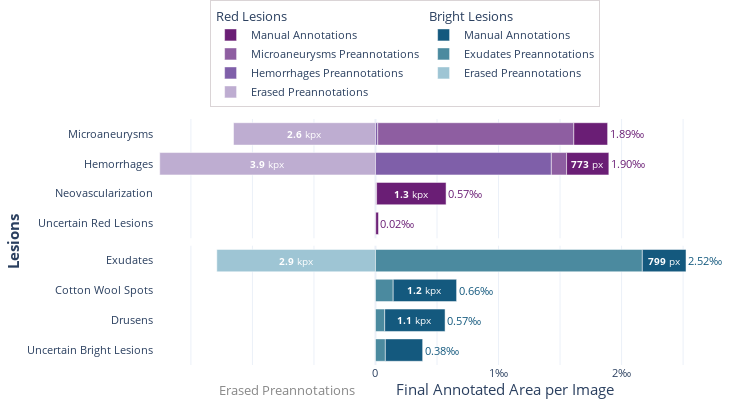

Source (notebook cell):
### Code cell
fig = make_subplots(
    cols=1,
    rows=2,
    vertical_spacing=0.03,
    shared_xaxes=True,
)


def format_percent(x):
    return f"{abs(x)*1000:.2f}‰"


def format_px(x):
    x = abs(x) / 200
    if x > 1e3:
        return f"<b>{x/1000:.1f}</b> kpx"
    else:
        return f"<b>{x:.0f}</b> px"


bar_style = dict(
    width=0.75,
    orientation="h",
)

# === Red lesions ===
red_color = {
    ADDED: PURPLE4,
    PRE("microaneurysms"): PURPLE2,
    PRE("hemorrhages"): PURPLE2bis,
    ERASED: PURPLE00,
}

red_style = (
    dict(
        legendgroup="red",
        legendgrouptitle_text="Red Lesions",
    )
    | bar_style
)
offset = np.zeros_like(red_data["Total"] / total_px)
for src in reversed(red_color.keys()):
    color = red_color[src]
    legendrank = list(red_color.keys()).index(src)
    if src == ERASED:
        bar = go.Bar(y=red_labels, x=-red_data[src] / total_px)
        bar.text = list(map(format_px, red_data[ERASED]))
        bar.update(textfont={"color": WHITE, "size": 10}, insidetextanchor="middle")
    else:
        x = red_data[src] / total_px
        bar = go.Bar(y=red_labels, x=x, base=offset)
        offset += x
        if src == ADDED:
            bar.text = list(map(format_px, red_data[ADDED]))
            bar.update(textfont={"color": WHITE, "size": 10}, insidetextanchor="middle")
    bar.update(name=src, marker_color=color, legendrank=legendrank, **red_style)
    fig.add_trace(bar, row=1, col=1)

for i, l in enumerate(red_labels):
    x = red_data["Total"][i] / total_px
    fig.add_annotation(
        text=format_percent(x),
        x=x,
        y=l,
        xref="x",
        xanchor="left",
        yref="y",
        showarrow=False,
        font={"size": 11, "color": PURPLE4},
        row=1,
        col=1,
    )

# === Bright lesions ===
bright_color = {
    ADDED: TEAL4,
    PRE("exudates"): TEAL2,
    ERASED: TEAL0,
}

bright_style = (
    dict(
        legendgroup="bright",
        legendgrouptitle_text="Bright Lesions",
    )
    | bar_style
)

offset = np.zeros_like(bright_data["Total"] / total_px)
for src in reversed(bright_color.keys()):
    color = bright_color[src]
    legendrank = list(bright_color.keys()).index(src)
    if src == ERASED:
        bar = go.Bar(y=bright_labels, x=-bright_data[src] / total_px)
        bar.text = list(map(format_px, bright_data[ERASED]))
        bar.update(textfont={"color": WHITE, "size": 10}, insidetextanchor="middle")
    else:
        x = bright_data[src] / total_px
        bar = go.Bar(y=bright_labels, x=x, base=offset)
        offset += x
        if src == ADDED:
            bar.text = list(map(format_px, bright_data[ADDED]))
            bar.update(textfont={"color": WHITE, "size": 10}, insidetextanchor="middle")
    bar.update(marker_color=color, name=src, legendrank=legendrank, **bright_style)
    fig.add_trace(bar, row=2, col=1)

for i, l in enumerate(bright_labels):
    x = bright_data["Total"][i] / total_px
    fig.add_annotation(
        text=format_percent(x),
        x=x,
        xref="x",
        xanchor="left",
        y=l,
        yref="y",
        showarrow=False,
        font={"size": 11, "color": TEAL4},
        row=2,
        col=1,
    )


# === Axis Styling ===
xaxes_style = dict(
    tickfont={"size": 11},
    tickvals=[-1.5e-3, -1e-3, -0.5e-3, 0, 0.5e-3, 1e-3, 1.5e-3, 2e-3, 2.5e-3, 3e-3],
    ticktext=["", "", "", "0", "", "1‰", "", "2‰", "", "3‰"],
    range=[-1.8e-3, 2.8e-3],
)
fig.update_xaxes(**xaxes_style, showticklabels=False, row=1, col=1)
fig.update_xaxes(**xaxes_style, row=2, col=1)

xtitle_standoff = -0.145
fig.add_annotation(
    text="Final Annotated Area per Image",
    x=0.15e-3,
    y=xtitle_standoff,
    xref="x",
    xanchor="left",
    yref="paper",
    showarrow=False,
    font=dict(size=15),
)
fig.add_annotation(
    text=ERASED,
    x=-0.15e-3,
    y=xtitle_standoff,
    xref="x",
    xanchor="right",
    yref="paper",
    showarrow=False,
    font=dict(size=13, color="#888"),
)

fig.update_yaxes(tickfont={"size": 11}, autorange="reversed")
fig.add_annotation(
    text="<b>Lesions</b>",
    x=-0.27,
    y=0.5,
    xref="paper",
    yref="paper",
    showarrow=False,
    font=dict(size=15),
    textangle=-90,
)

# === General Styling ===
fig.layout.barmode = "overlay"
fig.layout.legend.update(
    orientation="h",
    yanchor="bottom",
    y=1.05,
    xanchor="left",
    x=0.1,
    bordercolor="#b5aaad",
    borderwidth=0.5,
    font_size=11,
)
fig.update_layout(
    height=400,
    width=750,
    template="plotly_white",
    margin={"t": 0, "l": 10, "r": 30, "b": 35},
)

fig.show()
fig.write_image("figures/diff_lesion.pdf")

### Figure 1 — Plotly figure (JSON) as saved in the notebook; plotly's stock layout.template omitted (floating-point values rounded to 4 significant figures)
{"data": [{"insidetextanchor": "middle", "legendgroup": "red", "legendgrouptitle": {"text": "Red Lesions"}, "legendrank": 3, "marker": {"color": "#beadd1"}, "name": "Erased Preannotations", "orientation": "h", "text": ["<b>2.6</b> kpx", "<b>3.9</b> kpx", "<b>0</b> px", "<b>0</b> px"], "textfont": {"color": "#ffffff", "size": 10}, "type": "bar", "width": 0.75, "x": [-0.001154, -0.001753, 0, 0], "xaxis": "x", "y": ["Microaneurysms", "Hemorrhages", "Neovascularization", "Uncertain Red Lesions"], "yaxis": "y"}, {"base": [0, 0, 0, 0], "legendgroup": "red", "legendgrouptitle": {"text": "Red Lesions"}, "legendrank": 2, "marker": {"color": "#7f5fa9"}, "name": "Hemorrhages Preannotations", "orientation": "h", "type": "bar", "width": 0.75, "x": [1.812e-05, 0.001429, 6.453e-06, 0], "xaxis": "x", "y": ["Microaneurysms", "Hemorrhages", "Neovascularization", "Uncertain Red Lesions"], "yaxis": "y"}, {"base": [1.812e-05, 0.001429, 6.453e-06, 0], "legendgroup": "red", "legendgrouptitle": {"text": "Red Lesions"}, "legendrank": 1, "marker": {"color": "#8e5ea1"}, "name": "Microaneurysms Preannotations", "orientation": "h", "type": "bar", "width": 0.75, "x": [0.001594, 0.0001238, 2.649e-06, 1.998e-06], "xaxis": "x", "y": ["Microaneurysms", "Hemorrhages", "Neovascularization", "Uncertain Red Lesions"], "yaxis": "y"}, {"base": [0.001612, 0.001553, 9.102e-06, 1.998e-06], "insidetextanchor": "middle", "legendgroup": "red", "legendgrouptitle": {"text": "Red Lesions"}, "legendrank": 0, "marker": {"color": "#6a1e75"}, "name": "Manual Annotations", "orientation": "h", "text": ["<b>618</b> px", "<b>773</b> px", "<b>1.3</b> kpx", "<b>50</b> px"], "textfont": {"color": "#ffffff", "size": 10}, "type": "bar", "width": 0.75, "x": [0.0002748, 0.0003436, 0.0005646, 2.225e-05], "xaxis": "x", "y": ["Microaneurysms", "Hemorrhages", "Neovascularization", "Uncertain Red Lesions"], "yaxis": "y"}, {"insidetextanchor": "middle", "legendgroup": "bright", "legendgrouptitle": {"text": "Bright Lesions"}, "legendrank": 2, "marker": {"color": "#9ec5d4"}, "name": "Erased Preannotations", "orientation": "h", "text": ["<b>2.9</b> kpx", "<b>0</b> px", "<b>0</b> px", "<b>0</b> px"], "textfont": {"color": "#ffffff", "size": 10}, "type": "bar", "width": 0.75, "x": [-0.00129, 0, 0, 0], "xaxis": "x2", "y": ["Exudates", "Cotton Wool Spots", "Drusens", "         Uncertain Bright Lesions"], "yaxis": "y2"}, {"base": [0, 0, 0, 0], "legendgroup": "bright", "legendgrouptitle": {"text": "Bright Lesions"}, "legendrank": 1, "marker": {"color": "#4b8a9f"}, "name": "Exudates Preannotations", "orientation": "h", "type": "bar", "width": 0.75, "x": [0.002169, 0.000144, 7.494e-05, 8.02e-05], "xaxis": "x2", "y": ["Exudates", "Cotton Wool Spots", "Drusens", "         Uncertain Bright Lesions"], "yaxis": "y2"}, {"base": [0.002169, 0.000144, 7.494e-05, 8.02e-05], "insidetextanchor": "middle", "legendgroup": "bright", "legendgrouptitle": {"text": "Bright Lesions"}, "legendrank": 0, "marker": {"color": "#14597e"}, "name": "Manual Annotations", "orientation": "h", "text": ["<b>799</b> px", "<b>1.2</b> kpx", "<b>1.1</b> kpx", "<b>682</b> px"], "textfont": {"color": "#ffffff", "size": 10}, "type": "bar", "width": 0.75, "x": [0.000355, 0.0005153, 0.0004907, 0.0003033], "xaxis": "x2", "y": ["Exudates", "Cotton Wool Spots", "Drusens", "         Uncertain Bright Lesions"], "yaxis": "y2"}], "layout": {"annotations": [{"font": {"color": "#6a1e75", "size": 11}, "showarrow": false, "text": "1.89‰", "x": 0.001887, "xanchor": "left", "xref": "x", "y": "Microaneurysms", "yref": "y"}, {"font": {"color": "#6a1e75", "size": 11}, "showarrow": false, "text": "1.90‰", "x": 0.001897, "xanchor": "left", "xref": "x", "y": "Hemorrhages", "yref": "y"}, {"font": {"color": "#6a1e75", "size": 11}, "showarrow": false, "text": "0.57‰", "x": 0.0005737, "xanchor": "left", "xref": "x", "y": "Neovascularization", "yref": "y"}, {"font": {"color": "#6a1e75", "size": 11}, "showarrow": false, "text": "0.02‰", "x": 2.425e-05, "xanchor": "left", "xref": "x", "y": "Uncertain Red Lesions", "yref": "y"}, {"font": {"color": "#14597e", "size": 11}, "showarrow": false, "text": "2.52‰", "x": 0.002524, "xanchor": "left", "xref": "x2", "y": "Exudates", "yref": "y2"}, {"font": {"color": "#14597e", "size": 11}, "showarrow": false, "text": "0.66‰", "x": 0.0006593, "xanchor": "left", "xref": "x2", "y": "Cotton Wool Spots", "yref": "y2"}, {"font": {"color": "#14597e", "size": 11}, "showarrow": false, "text": "0.57‰", "x": 0.0005656, "xanchor": "left", "xref": "x2", "y": "Drusens", "yref": "y2"}, {"font": {"color": "#14597e", "size": 11}, "showarrow": false, "text": "0.38‰", "x": 0.0003835, "xanchor": "left", "xref": "x2", "y": "         Uncertain Bright Lesions", "yref": "y2"}, {"font": {"size": 15}, "showarrow": false, "text": "Final Annotated Area per Image", "x": 0.00015, "xanchor": "left", "xref": "x", "y": -0.145, "yref": "paper"}, {"font": {"color": "#888", "size": 13}, "showarrow": false, "text": "Erased Preannotations", "x": -0.00015, "xanchor": "right", "xref": "x", "y": -0.145, "yref": "paper"}, {"font": {"size": 15}, "showarrow": false, "text": "<b>Lesions</b>", "textangle": -90, "x": -0.27, "xref": "paper", "y": 0.5, "yref": "paper"}], "barmode": "overlay", "height": 400, "legend": {"bordercolor": "#b5aaad", "borderwidth": 0.5, "font": {"size": 11}, "orientation": "h", "x": 0.1, "xanchor": "left", "y": 1.05, "yanchor": "bottom"}, "margin": {"b": 35, "l": 10, "r": 30, "t": 0}, "width": 750, "xaxis": {"anchor": "y", "domain": [0, 1], "matches": "x2", "range": [-0.0018, 0.0028], "showticklabels": false, "tickfont": {"size": 11}, "ticktext": ["", "", "", "0", "", "1‰", "", "2‰", "", "3‰"], "tickvals": [-0.0015, -0.001, -0.0005, 0, 0.0005, 0.001, 0.0015, 0.002, 0.0025, 0.003]}, "xaxis2": {"anchor": "y2", "domain": [0, 1], "range": [-0.0018, 0.0028], "tickfont": {"size": 11}, "ticktext": ["", "", "", "0", "", "1‰", "", "2‰", "", "3‰"], "tickvals": [-0.0015, -0.001, -0.0005, 0, 0.0005, 0.001, 0.0015, 0.002, 0.0025, 0.003]}, "yaxis": {"anchor": "x", "autorange": "reversed", "domain": [0.515, 1], "tickfont": {"size": 11}}, "yaxis2": {"anchor": "x2", "autorange": "reversed", "domain": [0, 0.485], "tickfont": {"size": 11}}}}
